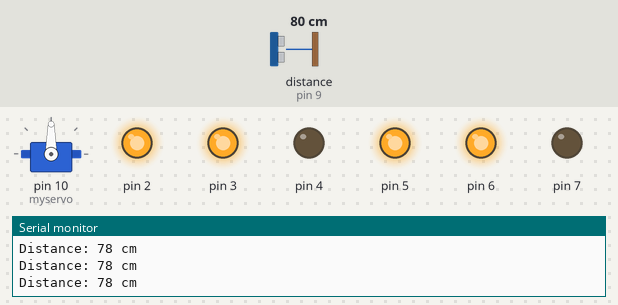
Simulated run of this sketch. Board: Arduino Uno, built with avr-gcc and run on an emulated ATmega328P. Shown: servo, output pins drawn as LEDs (lit = HIGH), the last lines printed to the serial monitor. Wiring (inferred from the names in the program): ultrasonic range finder: trigger pin 8; echo pin 9. Inputs (shaded band) come from the test bench; at power-on: distance to the obstacle (sensor on pin 9) 80 cm. The echo pulse lasts 58.3 µs per cm; pins used as bus, display or sensor lines are not drawn.

Above: at 1.2 s.
1.3 s: distance to the obstacle (sensor on pin 9) set to 45 cm
2.8 s: distance to the obstacle (sensor on pin 9) set to 38 cm
At 2.97 s:
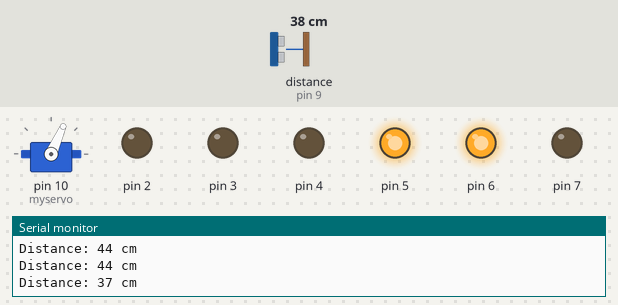
At 4.7 s:
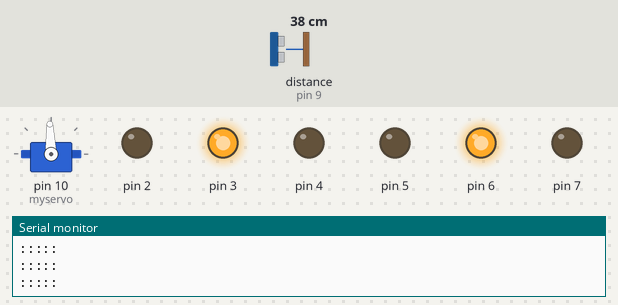
5.8 s: distance to the obstacle (sensor on pin 9) set to 33 cm
At 8.5 s:
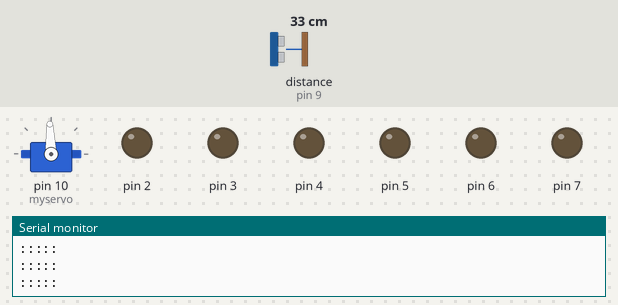
Timing chart, 0 to 17.8 s (numbered marks = the images above; inputs shaded):
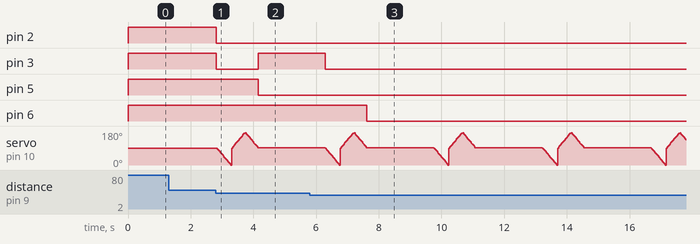

The sketch:

rover.ino
```cpp
#include <Servo.h>

Servo myservo;
int pos = 90;
long duration;
int distance,right,left;
int trigPin=8;
int echoPin=9;
int drogo();
int chech();


int drogo()
{digitalWrite(trigPin, LOW);
  delayMicroseconds(2);

  digitalWrite(trigPin, HIGH);
  delayMicroseconds(10);
  digitalWrite(trigPin, LOW);

  duration = pulseIn(echoPin, HIGH);

  distance = duration * 0.034 / 2;
  Serial.print("Distance: ");
  Serial.print(distance);
  Serial.println(" cm");return(distance);}


void setup() {
  myservo.attach(10);
  pinMode(trigPin, OUTPUT);
  pinMode(echoPin, INPUT);
  Serial.begin(9600);
 pinMode(2, OUTPUT);
 pinMode(3, OUTPUT);

 pinMode(4, OUTPUT);
 pinMode(5, OUTPUT);
 pinMode(6, OUTPUT);
 pinMode(7, OUTPUT);
}

void loop() {int k,L,R;
distance= drogo();
if(distance >= 40)
{digitalWrite(2,210);
digitalWrite(3,210);
digitalWrite(5,HIGH);
digitalWrite(4,LOW);

digitalWrite(6,HIGH);
digitalWrite(7,LOW);
}
else
{digitalWrite(2,0);
digitalWrite(3,0);
for (pos = 90; pos >= 0; pos -= 3) {
    myservo.write(pos);
   delay(15);
  }  delay(15);
  R=drogo();
for (pos = 90; pos <= 170; pos += 3) {
    myservo.write(pos);
   delay(15);
  } delay(15);
  L=drogo();delay(15);
 for (pos = 170; pos >= 90; pos -= 3) {
    myservo.write(pos);
   delay(15);
  }
if(R >=35 && L >=35){
for(int i=0;i<300;i++)
  {Serial.println(":::::") ;
    digitalWrite(2,0);
digitalWrite(3,210);
digitalWrite(5,LOW);
digitalWrite(4,LOW);

digitalWrite(6,HIGH);
digitalWrite(7,LOW);}

}

if(R >=35 && L<=34){
for(int i=0;i<300;i++)
  {Serial.println(":::::") ;
    digitalWrite(2,0);
digitalWrite(3,210);
digitalWrite(5,LOW);
digitalWrite(4,LOW);

digitalWrite(6,HIGH);
digitalWrite(7,LOW);}

}
if(L >=35 && R<=34){
for(int i=0;i<300;i++)
  {Serial.println(":::::") ;
    digitalWrite(2,210);
digitalWrite(3,0);
digitalWrite(5,HIGH);
digitalWrite(4,LOW);

digitalWrite(6,LOW);
digitalWrite(7,LOW);}


}
if(L <=35 && R<=34){
for(int i=0;i<300;i++)
  {Serial.println(":::::") ;
    digitalWrite(2,0);
digitalWrite(3,0);
digitalWrite(5,LOW);
digitalWrite(4,LOW);

digitalWrite(6,LOW);
digitalWrite(7,LOW);}


}
}

}
```

Measured:
- the behaviour switches between 41 and 40 cm on distance to the obstacle (sensor on pin 9) (found by bisection; images 0 and 1)
- the behaviour switches between 36 and 35 cm on distance to the obstacle (sensor on pin 9) (found by bisection; images 2 and 3)
- after the input at 2.8 s, pin 2: HIGH → LOW at once; pin 3: HIGH → LOW at once, → HIGH 1.3 s later; pin 5: HIGH → LOW after 1.4 s
- after the input at 5.8 s, pin 3: goes on until 6.3 s, then stays LOW; pin 6: HIGH → LOW after 1.8 s
